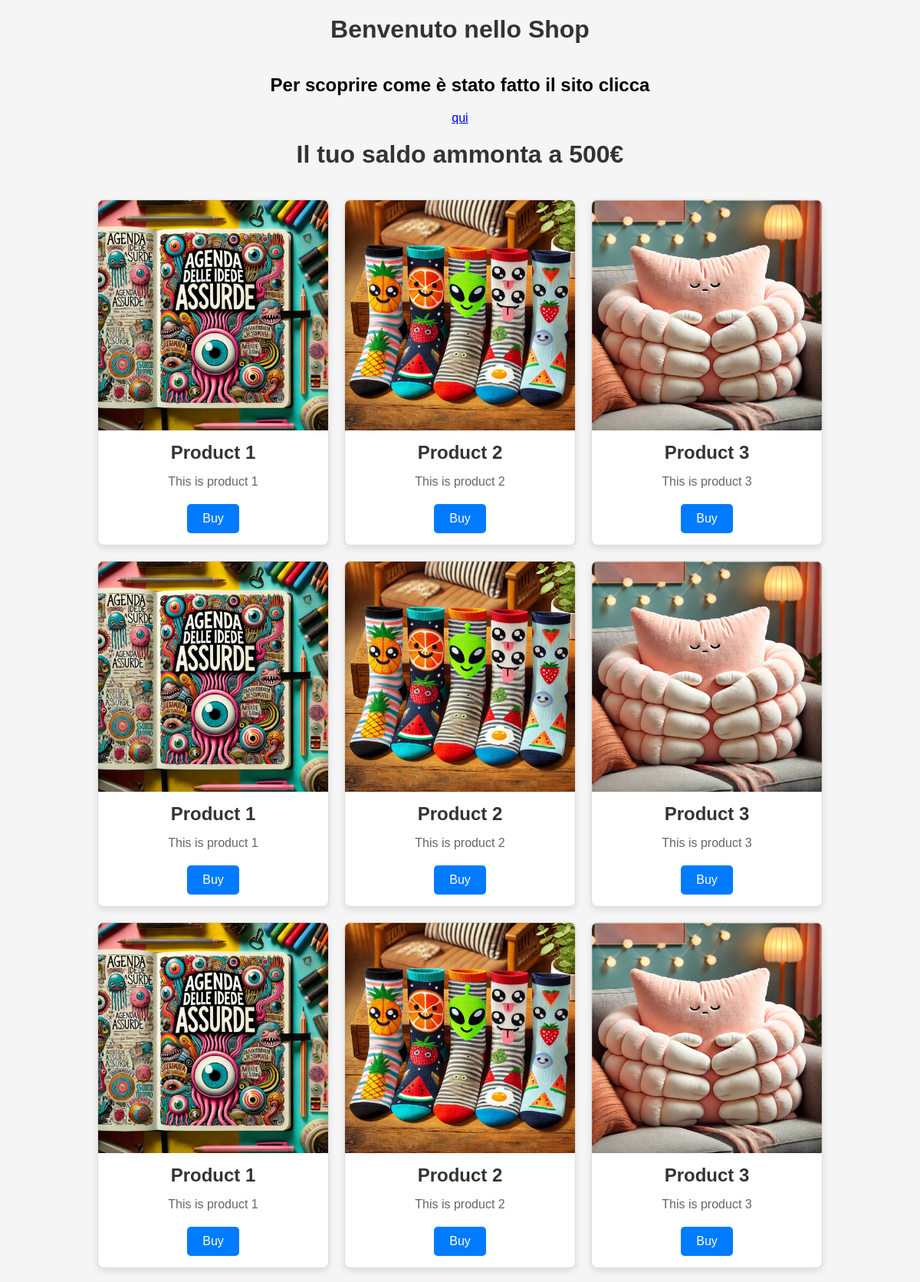
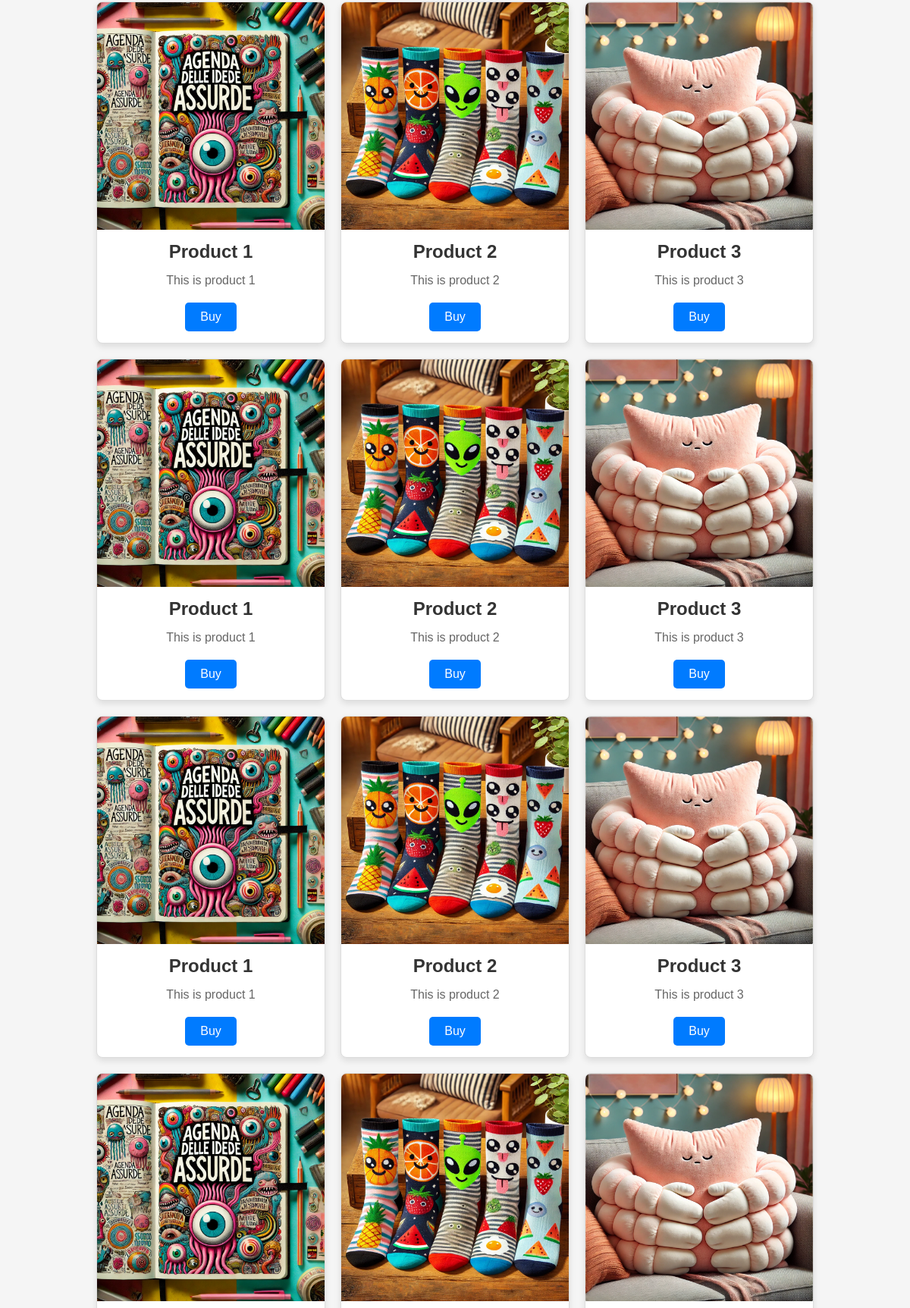
/showProducts/1 (upper part), run on the app's committed database (2 pictures, top to bottom).
### tables this page shows
CREATE TABLE users (
            id INTEGER PRIMARY KEY AUTOINCREMENT,
            name TEXT NOT NULL,
            email TEXT NOT NULL,
            password TEXT NOT NULL,
            money INTEGER NOT NULL
        );

CREATE TABLE products (
            id INTEGER PRIMARY KEY AUTOINCREMENT,
            name TEXT NOT NULL,
            image TEXT,
            description TEXT,
            price INTEGER NOT NULL
        );

### index.py (the view)
@app.get('/showProducts/<int:id_user>')
def showProducts(id_user):
    conn = get_db_connection()
    cursor = conn.execute('SELECT * FROM products')
    products = cursor.fetchall()
    cursor2 = conn.execute('SELECT money FROM users WHERE id = (?)', (id_user,))
    money = cursor2.fetchall()
    conn.close()
    processed_data = []
    for product in products:
        processed_data.append({
            "id": product[0],
            "name": product[1],
            "link": "img/"+ product[2] + '.webp' if product[2] else "img/default.jpg",
            "description": product[3]
        })
    return render_template('showProducts.html', products=processed_data,money=money[0][0],id_user=id_user)

### index.py (called while the page is built)
def get_db_connection():
    conn = sqlite3.connect(db_path)
    print("Opened database successfully")
    return conn

### templates/showProducts.html (shortened to what this page needs)
<!DOCTYPE html>
<html lang="en">
<head>
</head>
<body>
    <h1>Benvenuto nello Shop</h1>
    <h2>Per scoprire come è stato fatto il sito clicca </h2><a href="/dashboard?id_user={{id_user}}">qui</a>
    <h1>Il tuo saldo ammonta a {{money}}€ </h1>
    <div class="container">
        {% for i in products %}
            <div class="card">
                <img src="{{ url_for('static', filename=i.link) }}" alt="{{i.name}}">
                <h3>{{i.name}}</h3>
                <p>{{i.description}}</p>
                <form action="/showProduct/{{i.id}}" method="get">
                    <button type="submit">Buy</button>
                </form>
            </div>
        {% endfor %}
    </div>
</body>
</html>

### templates/showProducts.html (style rules this page uses)
body { font-family: Arial, sans-serif; margin: 0; padding: 0; background-color: #f5f5f5; display: flex; flex-direction: column; align-items: center; }
h1 { color: #333; text-align: center; margin: 20px 0; }
.container { display: flex; flex-wrap: wrap; gap: 20px; justify-content: center; max-width: 1200px; padding: 20px; }
.card { background-color: #fff; border: 1px solid #ddd; border-radius: 8px; box-shadow: 0 4px 8px rgba(0, 0, 0, 0.1); width: 300px; overflow: hidden; display: flex; flex-direction: column; align-items: center; text-align: center; }
.card img { width: 100%; height: auto; }
.card h3 { margin: 15px 0; font-size: 1.5em; color: #333; }
.card p { font-size: 1em; color: #666; margin: 0 15px 20px; }
.card button { background-color: #007BFF; color: white; border: none; padding: 10px 20px; font-size: 1em; border-radius: 5px; cursor: pointer; margin-bottom: 15px; transition: background-color 0.3s; }

### data on the page
users: money "500"
products: name "Product 1", description "This is product 1"
products: name "Product 2", description "This is product 2"
products: name "Product 3", description "This is product 3"
products: name "Product 1", description "This is product 1"
products: name "Product 2", description "This is product 2"
products: name "Product 3", description "This is product 3"
products: name "Product 1", description "This is product 1"
products: name "Product 2", description "This is product 2"
products: name "Product 3", description "This is product 3"
products: name "Product 1", description "This is product 1"
products: name "Product 2", description "This is product 2"
products: name "Product 3", description "This is product 3"
products: name "Product 1", description "This is product 1"
products: name "Product 2", description "This is product 2"
products: name "Product 3", description "This is product 3"
products: name "Product 1", description "This is product 1"
products: name "Product 2", description "This is product 2"
products: name "Product 3", description "This is product 3"
